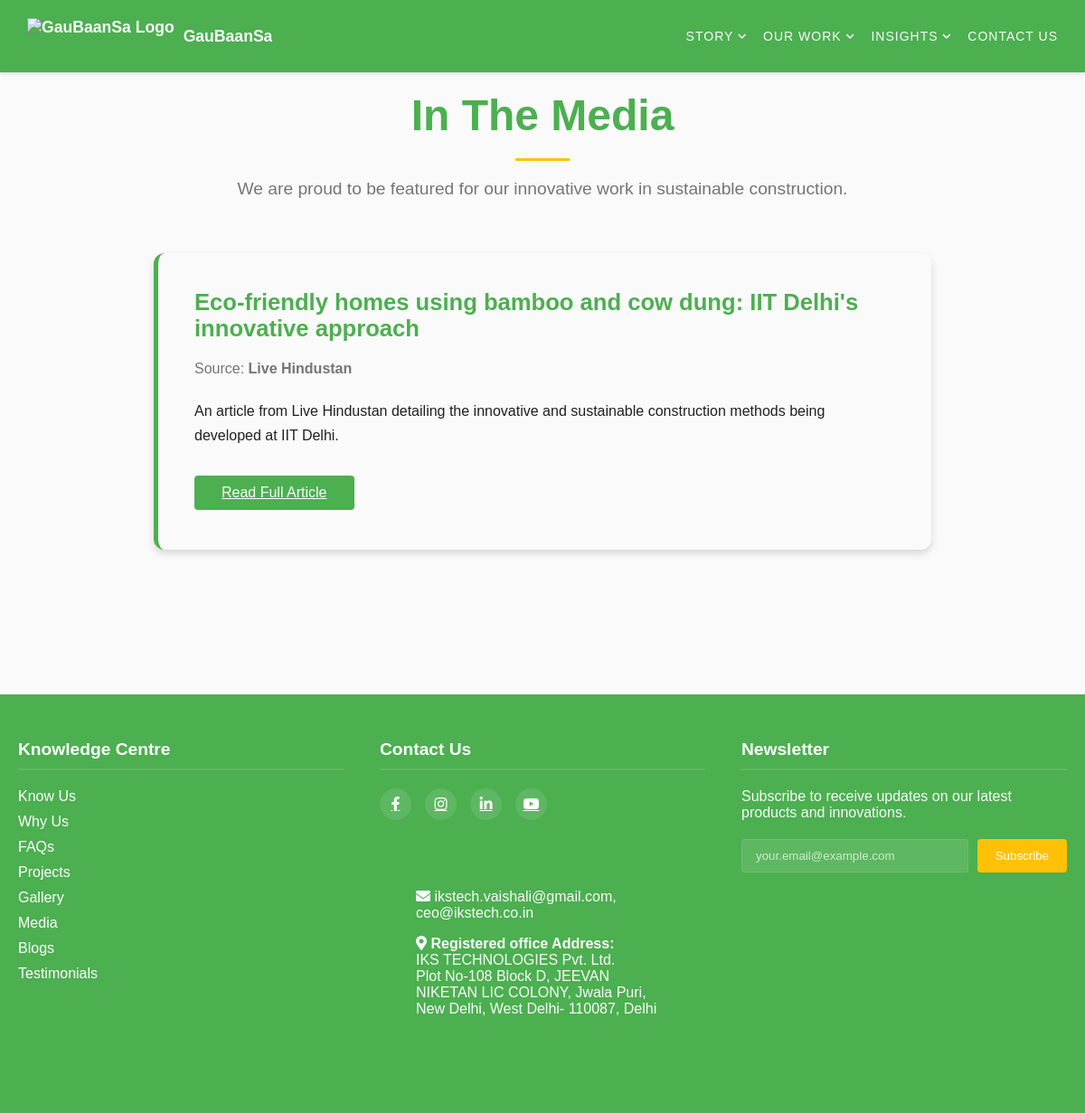
/media, run on the app's committed database.
### app.py (models this page shows)
class MediaItem(db.Model):
    id = db.Column(db.Integer, primary_key=True)
    title = db.Column(db.String(300), nullable=False)
    source = db.Column(db.String(100), nullable=False)
    url = db.Column(db.String(300), nullable=False)
    description = db.Column(db.Text, nullable=False)

### app.py (the view)
@app.route("/media")
def media():
    media_items = MediaItem.query.order_by(MediaItem.id).all()
    return render_template("media.html", title="Media Center", media_items=media_items)

### app.py (called while the page is built)
@app.before_request
def handle_canonical_domain():
    if request.host == 'ikstech.co.in':
        new_url = request.url.replace('//ikstech.co.in', '//www.ikstech.co.in', 1)
        return redirect(new_url, code=301)

@app.context_processor
def inject_global_vars():
    return dict(
        cache_buster=int(time.time()),
        request=request,
        default_og_image=url_for('static', filename='images/logo.png', _external=True)
    )

### templates/media.html
{% extends "base.html" %}
{% block extra_head %}
<link rel="stylesheet" href="{{ url_for('static', filename='css/components/media.css', v=cache_buster) }}">
{% endblock %}
{% block content %}
<div class="media-page">
    <h1>In The Media</h1>
    <p class="media-subtitle">We are proud to be featured for our innovative work in sustainable construction.</p>
    <div class="media-list">
        {% for item in media_items %}
        <div class="media-card">
            <h3>{{ item.title }}</h3>
            <p class="media-source">Source: <strong>{{ item.source }}</strong></p>
            <p>{{ item.description }}</p>
            <a href="{{ item.url }}" class="button" target="_blank" rel="noopener noreferrer">Read Full Article</a>
        </div>
        {% endfor %}
    </div>
</div>
{% endblock %}

### static/css/style.css (style rules this page uses)
html { box-sizing: border-box; }
*, *:before, *:after { box-sizing: inherit; }
html { scroll-behavior: smooth; }
body { font-family: 'Montserrat', Arial, sans-serif; margin: 0; padding: 0; background-color: var(--white); color: var(--text-dark); }
h1, h2, h3 { color: var(--primary); margin: 0 0 var(--spacing-md); transition: all 0.3s ease; }
h1 { font-size: 2.5em; font-weight: 300; text-align: center; position: relative; animation: fadeInUp 1s ease-out; }
h1:after { content: ''; display: block; width: 60px; height: 3px; background: var(--secondary); margin: var(--spacing-md) auto; animation: fadeIn 1.5s ease-out 0.5s both; }
h3 { transition: color 0.3s ease, transform 0.3s ease; }
.button { background: var(--primary); color: var(--white); padding: var(--spacing-sm) var(--spacing-lg); border: none; border-radius: 4px; cursor: pointer; transition: all 0.3s ease; position: relative; overflow: hidden; z-index: 1; }
.button::before { content: ''; position: absolute; top: 0; left: -100%; width: 100%; height: 100%; background: linear-gradient(90deg, var(--secondary), var(--primary)); transition: left 0.3s ease; z-index: -1; }

### static/css/components/media.css (style rules this page uses)
.media-page { padding: 0 20px 60px; max-width: 900px; margin: 0 auto; text-align: center; }
.media-page h1 { color: var(--primary); font-size: 3em; margin-bottom: 20px; font-weight: 700; }
.media-page .media-subtitle { font-size: 1.2em; color: var(--text-light); margin-bottom: 60px; max-width: 700px; margin-left: auto; margin-right: auto; }
.media-list { display: grid; gap: 30px; }
.media-card { background: var(--white); padding: 40px; border-radius: 12px; box-shadow: var(--shadow-md); text-align: left; transition: var(--transition); border-left: 5px solid var(--primary); }
.media-card h3 { font-size: 1.6em; color: var(--primary); margin-bottom: 15px; }
.media-card .media-source { font-size: 1em; color: var(--text-light); margin-bottom: 20px; }
.media-card p { line-height: 1.7; margin-bottom: 30px; }
.media-card .button { display: inline-block; }

### static/css/components/_variables.css (style rules this page uses)
:root { --primary: #4CAF50; --secondary: #FFC107; --accent: #F1F8E9; --text-dark: #212121; --text-light: #757575; --white: #FAFAFA; --danger: #e74c3c; --spacing-sm: 10px; --spacing-md: 20px; --spacing-lg: 30px; --spacing-xl: 40px; --shadow-sm: 0 2px 4px rgba(0,0,0,0.1); --shadow-md: 0 4px 8px rgba(0,0,0,0.15); --shadow-lg: 0 8px 16px rgba(0,0,0,0.2); --transition: all 0.3s ease; }

### static/css/components/_base.css (style rules this page uses)
html { scroll-behavior: smooth; }
body { font-family: 'Montserrat', Arial, sans-serif; margin: 0; padding: 0; background-color: var(--white); color: var(--text-dark); }
.button { background: var(--primary); color: var(--white); padding: var(--spacing-sm) var(--spacing-lg); border: none; border-radius: 4px; cursor: pointer; transition: var(--transition); }

### data on the page
MediaItem: title "Eco-friendly homes using bamboo and cow dung: IIT Delhi's innovative approach", source "Live Hindustan", description "An article from Live Hindustan detailing the innovative and sustainable construction methods being developed at IIT Delhi."
